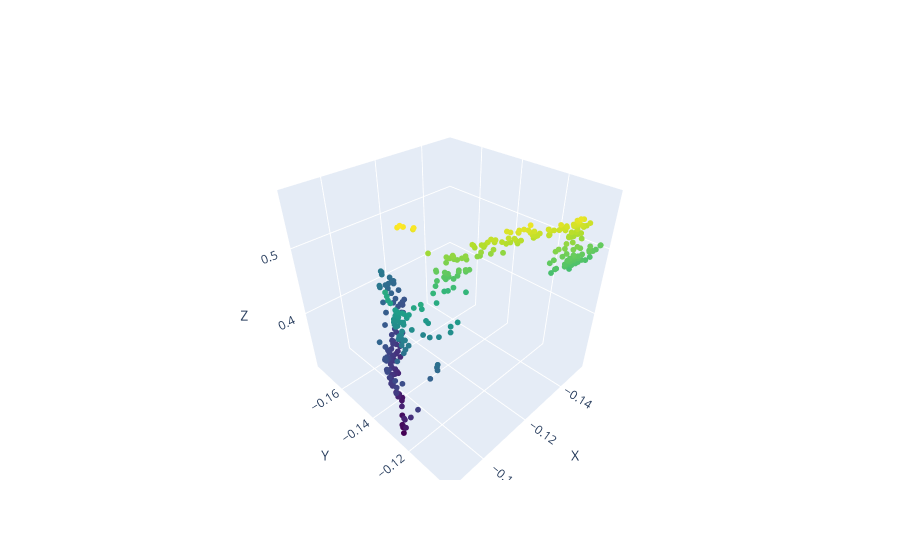

The cell this chart's notebook holds for it:
### Code cell
import plotly.graph_objects as go

# Assuming points_3D is your array of 3D points
x = tripoints3d[0]
y = tripoints3d[1]
z = tripoints3d[2]

fig = go.Figure(data=[go.Scatter3d(x=x, y=y, z=z,
                                   mode='markers',
                                   marker=dict(size=2, color=z, colorscale='Viridis'))])

fig.update_layout(scene=dict(xaxis_title='X',
                             yaxis_title='Y',
                             zaxis_title='Z'))

fig.show()

### Figure 1 — Plotly figure (JSON) as saved in the notebook; plotly's stock layout.template omitted (floating-point values rounded to 4 significant figures; data arrays with more than 128 entries replaced by an {"elided": "..."} marker saying what was removed)
{"data": [{"marker": {"color": {"elided": "354 float values"}, "colorscale": [[0, "#440154"], [0.1111, "#482878"], [0.2222, "#3e4989"], [0.3333, "#31688e"], [0.4444, "#26828e"], [0.5556, "#1f9e89"], [0.6667, "#35b779"], [0.7778, "#6ece58"], [0.8889, "#b5de2b"], [1, "#fde725"]], "size": 2}, "mode": "markers", "type": "scatter3d", "x": {"elided": "354 float values"}, "y": {"elided": "354 float values"}, "z": {"elided": "354 float values"}}], "layout": {"scene": {"xaxis": {"title": {"text": "X"}}, "yaxis": {"title": {"text": "Y"}}, "zaxis": {"title": {"text": "Z"}}}}}
